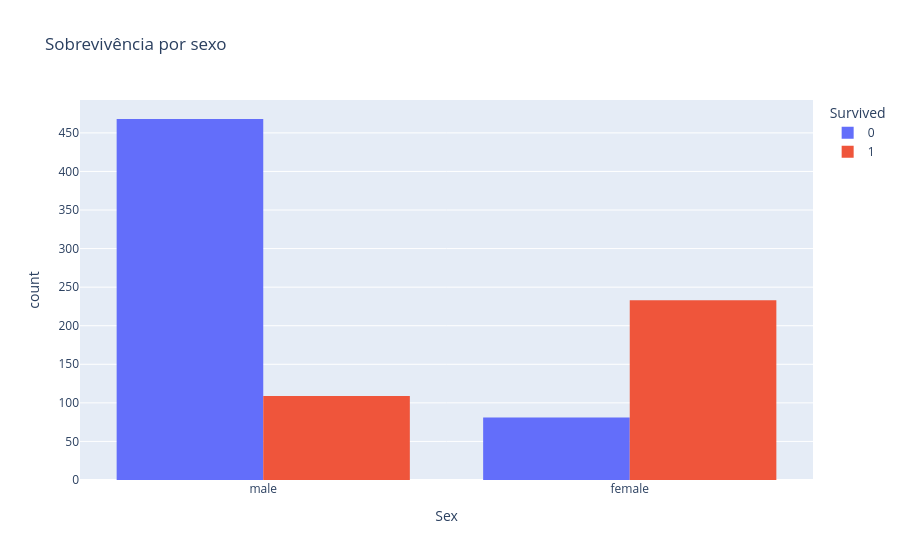
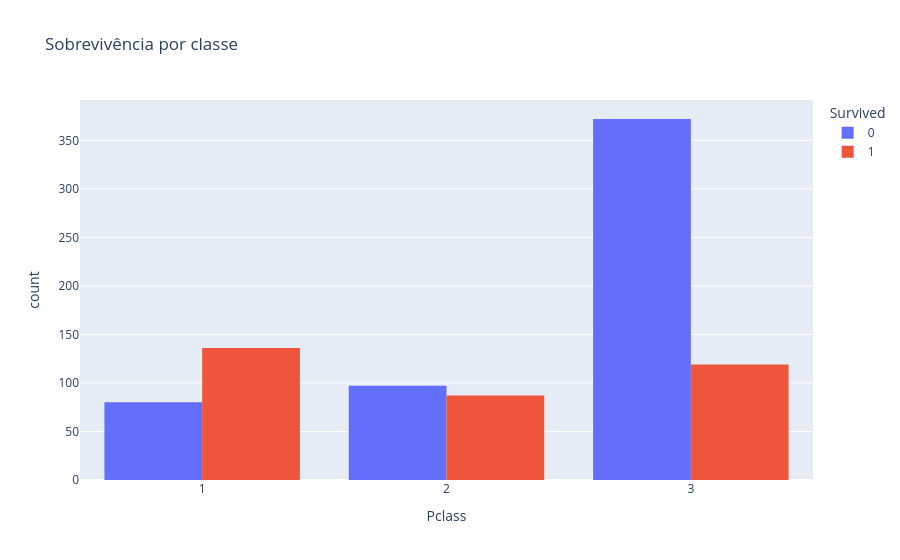

Write notebook code for charts like these, in order.
### Code cell
features = ['Pclass', 'Sex', 'Age', 'SibSp', 'Parch', 'Fare', 'Embarked']
target = 'Survived'

display(train_df[features + [target]].isnull().sum().to_frame('missing_values'))

fig = px.histogram(train_df, x='Sex', color='Survived', barmode='group',
                   title='Sobrevivência por sexo')
fig.show()

fig = px.histogram(train_df, x='Pclass', color='Survived', barmode='group',
                   title='Sobrevivência por classe')
fig.show()

### Figure 1 — Plotly figure (JSON) as saved in the notebook; plotly's stock layout.template omitted (floating-point values rounded to 4 significant figures; data arrays with more than 128 entries replaced by an {"elided": "..."} marker saying what was removed)
{"data": [{"alignmentgroup": "True", "bingroup": "x", "hovertemplate": "Survived=0<br>Sex=%{x}<br>count=%{y}<extra></extra>", "legendgroup": "0", "marker": {"color": "#636efa", "pattern": {"shape": ""}}, "name": "0", "offsetgroup": "0", "orientation": "v", "showlegend": true, "type": "histogram", "x": {"elided": "549 str values"}, "xaxis": "x", "yaxis": "y"}, {"alignmentgroup": "True", "bingroup": "x", "hovertemplate": "Survived=1<br>Sex=%{x}<br>count=%{y}<extra></extra>", "legendgroup": "1", "marker": {"color": "#EF553B", "pattern": {"shape": ""}}, "name": "1", "offsetgroup": "1", "orientation": "v", "showlegend": true, "type": "histogram", "x": {"elided": "342 str values"}, "xaxis": "x", "yaxis": "y"}], "layout": {"barmode": "group", "legend": {"title": {"text": "Survived"}, "tracegroupgap": 0}, "title": {"text": "Sobrevivência por sexo"}, "xaxis": {"anchor": "y", "domain": [0, 1], "title": {"text": "Sex"}}, "yaxis": {"anchor": "x", "domain": [0, 1], "title": {"text": "count"}}}}

### Figure 2 — Plotly figure (JSON) as saved in the notebook; plotly's stock layout.template omitted (floating-point values rounded to 4 significant figures; data arrays with more than 128 entries replaced by an {"elided": "..."} marker saying what was removed)
{"data": [{"alignmentgroup": "True", "bingroup": "x", "hovertemplate": "Survived=0<br>Pclass=%{x}<br>count=%{y}<extra></extra>", "legendgroup": "0", "marker": {"color": "#636efa", "pattern": {"shape": ""}}, "name": "0", "offsetgroup": "0", "orientation": "v", "showlegend": true, "type": "histogram", "x": {"elided": "549 int values"}, "xaxis": "x", "yaxis": "y"}, {"alignmentgroup": "True", "bingroup": "x", "hovertemplate": "Survived=1<br>Pclass=%{x}<br>count=%{y}<extra></extra>", "legendgroup": "1", "marker": {"color": "#EF553B", "pattern": {"shape": ""}}, "name": "1", "offsetgroup": "1", "orientation": "v", "showlegend": true, "type": "histogram", "x": {"elided": "342 int values"}, "xaxis": "x", "yaxis": "y"}], "layout": {"barmode": "group", "legend": {"title": {"text": "Survived"}, "tracegroupgap": 0}, "title": {"text": "Sobrevivência por classe"}, "xaxis": {"anchor": "y", "domain": [0, 1], "title": {"text": "Pclass"}}, "yaxis": {"anchor": "x", "domain": [0, 1], "title": {"text": "count"}}}}
